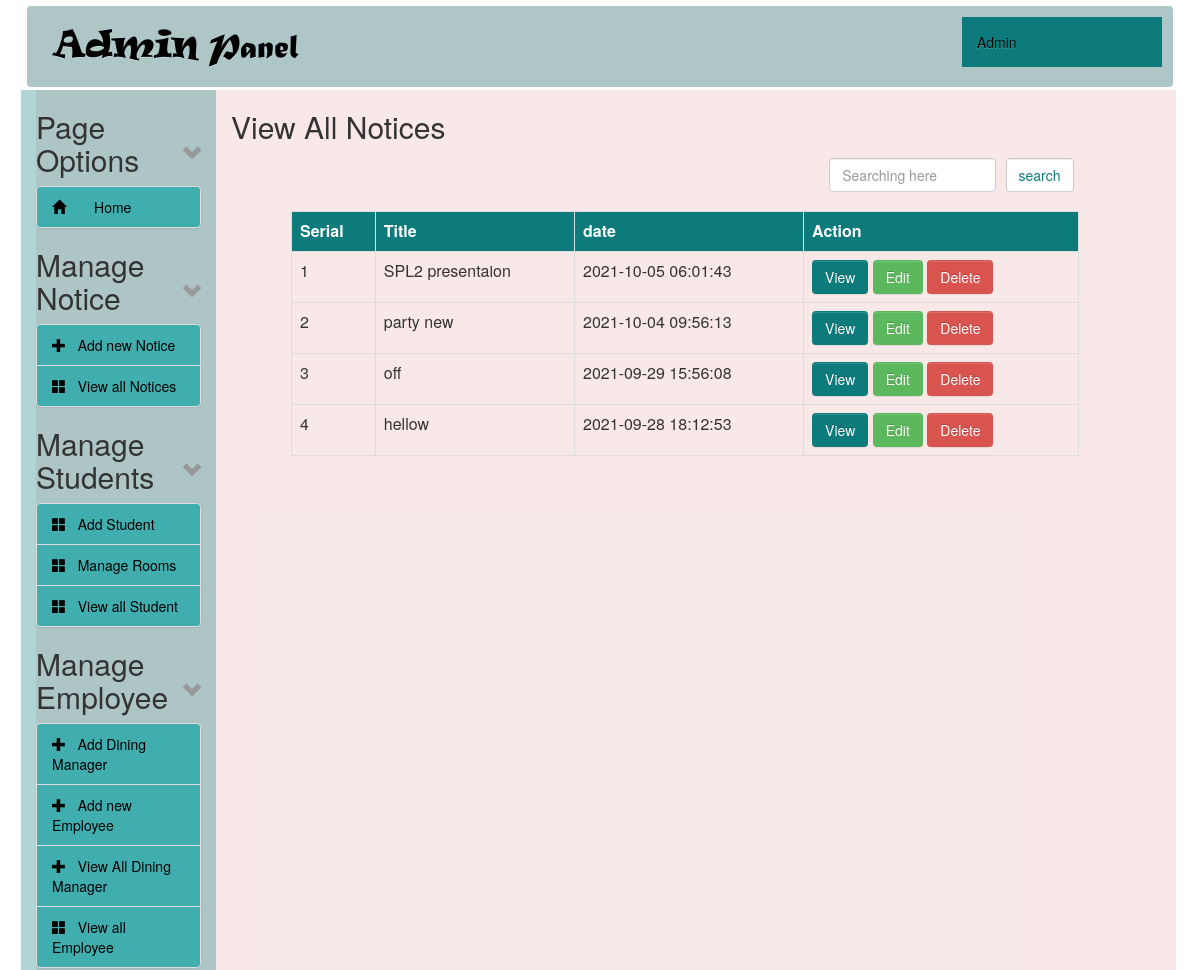
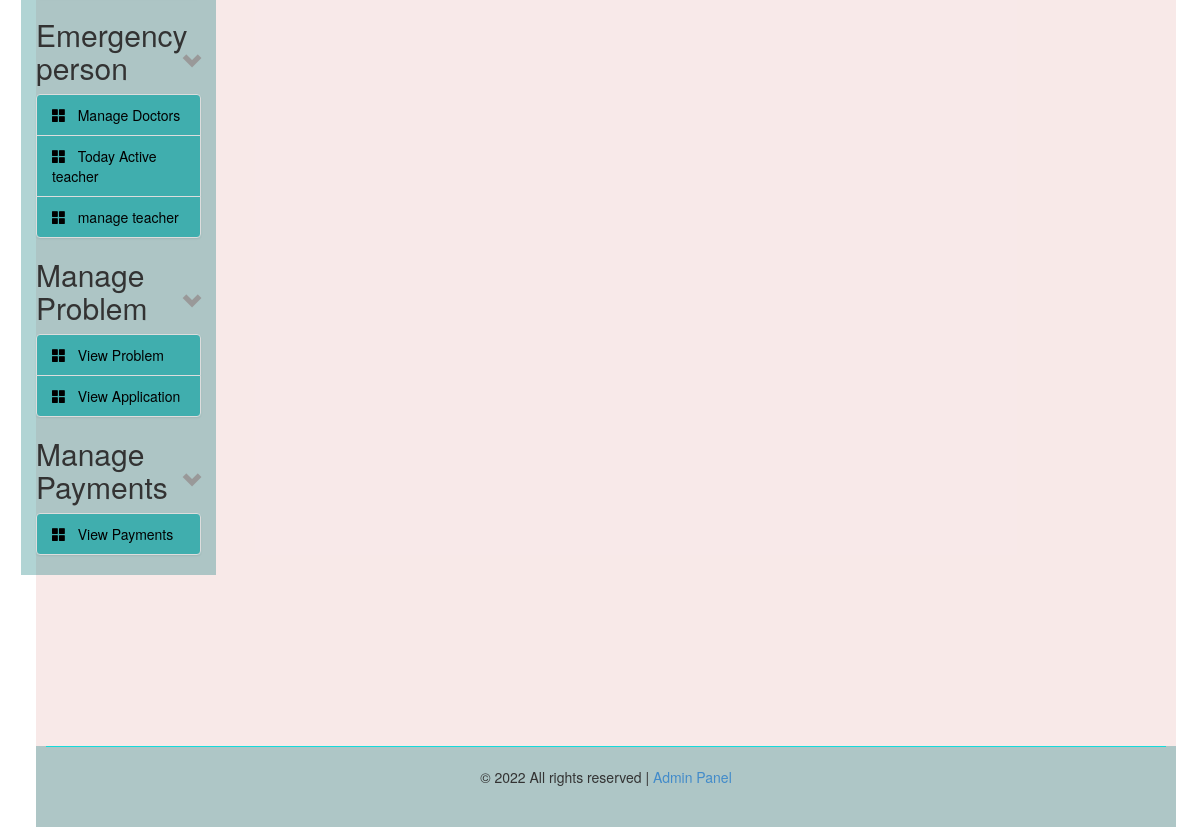
Page /admin/view_notice.php (signed in) on the committed database (2 pictures, top to bottom).
### tables this page shows
CREATE TABLE `tbl_notices` (
  `id` int(11) NOT NULL,
  `title` varchar(250) NOT NULL,
  `description` text NOT NULL,
  `time` timestamp NOT NULL DEFAULT current_timestamp()
);

### admin/view_notice.php (the view, shortened to what this page needs)
<?php
include("../config.php");
?>
<?php include("header.php"); ?>
<div class="col-sm-9 col-md-9 col-lg-9">
    <h2>View  All Notices</h2>
   <div class="">
     <form class="" action="" method="post">
     <table>
       <tr>
         <td width="70%"></td>
         <td><input type="text" class="form-control" name="val" value="" placeholder="Searching here"></td>
         <td><input type="submit" class="form-control" name="search" value="search"></td>
       </tr>
     </table>
     </form>
   </div>
  <div id="content">
    <table class="table table-bordered table-hover table-responsive" width="100%">
      <tr style="background-color: #0D7B7B;color: #FFF;height: 40px;">
        <th>Serial</th>
        <th>Title</th>
        <th>date</th>
        <th>Action</th>
      </tr>
      <?php
      $i = 0;
      if (isset($_POST['search'])) {
        $searchVal=$_POST['val'];
        $statement = $db->prepare("SELECT * FROM tbl_notices where title LIKE '%{$searchVal}%' or time LIKE '%{$searchVal}%'");
        $statement->execute();
      }else{
        $statement = $db->prepare("SELECT * FROM tbl_notices ORDER BY id DESC");
        $statement->execute();
      }
      $result = $statement->fetchAll(PDO::FETCH_ASSOC);
      foreach ($result as $row) {
        $i++;
        ?>
        <tr>
          <td><?= $i; ?></td>
          <td><?= $row['title']; ?></td>
          <td><?php echo $row['time']; ?></td>
          <td>
            <a class="btn btn-info" data-toggle="modal" href="#inline<?= $i; ?>">View</a>
            <a class="btn btn-success" href="edit_notice.php?id=<?= $row['id']; ?>">Edit</a>
            <a class="btn btn-danger" onclick='return confirm("Do you want to delete the notice ?");' href="delete_notice.php?id=<?= $row['id']; ?>">Delete</a>
          </td>
        </tr>
        <?php
      }
      ?>
    </table>
  </div>
</div>
<?php include("footer.php"); ?>

### admin/style-admin.css (style rules this page uses)
#content { margin-left:60px; height: auto; }
th { text-align: center; }
td, th { padding: 5px; text-align: left; }
.btn-info { color: #fff; background-color: #0D7B7B; border-color: #46b8da; }
.form-control { display: block; width: 100%; height: 34px; padding: 6px 12px; font-size: 14px; line-height: 1.42857143; color: #0D7B7B; background-color: #fff; background-image: none; border: 1px solid #ccc; border-radius: 4px; -webkit-box-shadow: inset 0 1px 1px rgba(0,0,0,.075); box-shadow: inset 0 1px 1px rgba(0,0,0,.075); -webkit-transition: border-color ease-in-out .15s,-webkit-box-shadow ease-in-out .15s; -o-transition: border-color ease-in-out .15s,box-shadow ease-in-out .15s; transition: border-color ease-in-out .15s,box-shadow ease-in-out .15s; }
.btn { display: inline-block; padding: 6px 12px; margin-bottom: 0; font-size: 14px; font-weight: 400; line-height: 1.42857143; text-align: center; white-space: nowrap; vertical-align: middle; -ms-touch-action: manipulation; touch-action: manipulation; cursor: pointer; -webkit-user-select: none; -moz-user-select: none; -ms-user-select: none; user-select: none; background-image: none; border: 1px solid transparent; border-radius: 4px; }
button, input, select, textarea { font-family: inherit; font-size: inherit; line-height: inherit; }
button, html input[type=button], input[type=reset], input[type=submit] { -webkit-appearance: button; cursor: pointer; }
button, input, optgroup, select, textarea { margin: 0; font: inherit; color: inherit; }

### rows in the picture
tbl_notices: title "SPL2 presentaion", time "2021-10-05 06:01:43"
tbl_notices: title "party new", time "2021-10-04 09:56:13"
tbl_notices: title "off", time "2021-09-29 15:56:08"
tbl_notices: title "hellow", time "2021-09-28 18:12:53"
